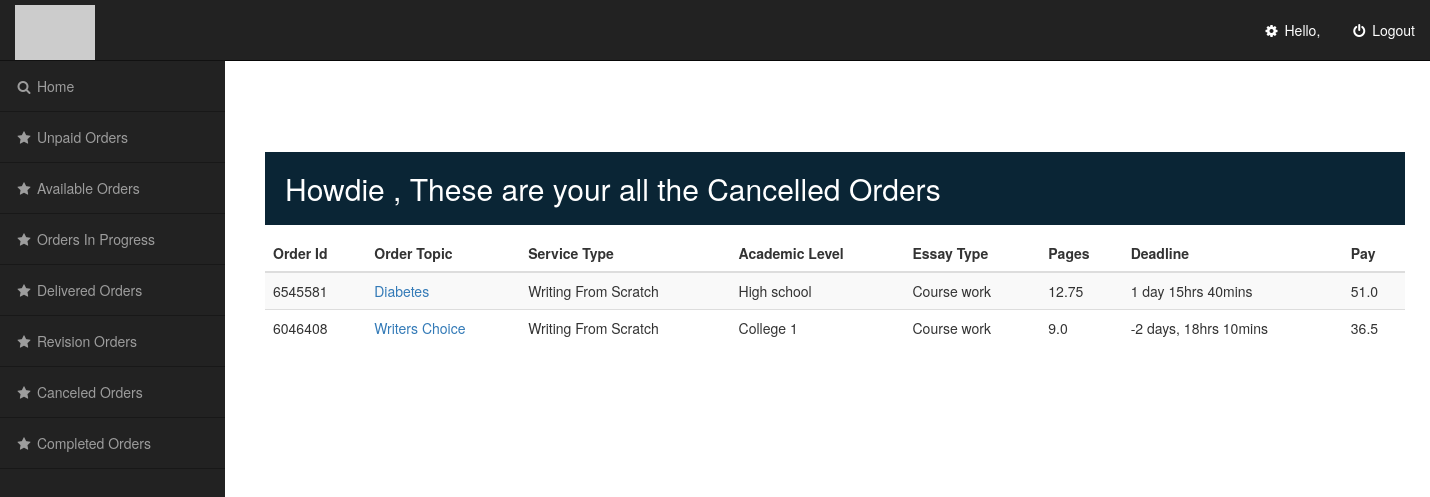
The page /order/admincancelled/ (signed in) on the database its author committed.
### orders/models.py (models this page shows, shortened)
class AbstractDateModel(models.Model):
    date_added = models.DateTimeField(auto_now_add=True, blank=True, null=True)
    date_updated = models.DateTimeField(auto_now=True, blank=True, null=True)
    class Meta:
        abstract = True

class Order(AbstractDateModel):
    WRITING_FROM_SCRATCH_CPP = "6.00"
    EDITING_AND_REVISION_CPP = "0.50"
    Type_of_service = (
        (WRITING_FROM_SCRATCH_CPP, 'Writing From Scratch'),
        (EDITING_AND_REVISION_CPP, 'Editing And Revision'),
    )
    HIGH_SCHOOL_CPP = "1.00"
    COLLEGE_1_CPP = "2.00"
    COLLEGE_2_CPP = "2.50"
    MASTERS_CPP = "3.50"
    PHD_CPP = "4.5"
    Academic_level = (
        (HIGH_SCHOOL_CPP, 'High school'),
        (COLLEGE_1_CPP, 'College 1'),
        (COLLEGE_2_CPP, 'college 2'),
        (MASTERS_CPP, 'Masters'),
        (PHD_CPP, 'Phd'),
    )
    ESSAY_ANY_TYPE = "0.0"
    ADMISSION_ESSAY = "0.25"
    ANNOINTED_BIBLIOGRAPHY = "0.25"
    ARTICLE_REVIEW = "0.25"
    BOOK_REVIEW = "0.25"
    BUSINESS_PLAN = "0.25"
    CASE_STUDY = "0.25"
    COURSE_WORK = "0.25"
    CREATIVE_WRITING = "0.50"
    CRITICAL_WRITING = "1.25"
    PRESENTATION = "0.0"
    SPEECH = "1.0"
    RESEARCH_PROPOSAL = "2.5"
    RESEARCH_PAPER = "1.5"
    TERM_PAPER = "0.75"
    THESIS = "3.0"
    DISSERTATION = "4.0"
    Essay_type = [
        (ESSAY_ANY_TYPE, 'Essay any type'),
        (ADMISSION_ESSAY, 'Admission essay'),
        (ANNOINTED_BIBLIOGRAPHY, 'Annointed bibliography'),
        (ARTICLE_REVIEW, 'Article review'),
        (BOOK_REVIEW, 'Book review'),
        (BUSINESS_PLAN, 'Business plan'),
        (CASE_STUDY, 'Case study'),
        (COURSE_WORK, 'Course work'),
        (CREATIVE_WRITING, 'Creative writing'),
        (CRITICAL_WRITING, 'Critical writing'),
        (PRESENTATION, 'Presentation'),
        (SPEECH, 'Speech'),
        (RESEARCH_PROPOSAL, 'Research proposal'),
        (RESEARCH_PAPER, 'Research paper'),
        (TERM_PAPER, 'Term paper'),
        (THESIS, 'Thesis'),
        (DISSERTATION, 'Dissertation'),
    ]
    ACCOUNTING = "4.00"
    African_American_study = "1.25"
    Architecture = "4.00"
    Anthropology = "1.25"
    Business = "1.25"
    Art = "1.25"
    Chemistry = "4.00"
    Computer = "4.00"
    Engineering = "4.00"
    Mathematics = "4.00"
    Economics = "4.00"
    Finance = "4.00"
    Physics = "4.00"
    Music = "2.00"
    Law = "5.00"
    Communication = "1.25"
    Education = "1.25"
    Ethics = "1.25"
    Environmental = "1.25"
    Geography = "3.25"
    Health = "1.25"
    History = "1.25"
    International = "1.25"
    Linguistics = "1.25"
    Management = "1.25"
    Marketing = "1.25"
    Psychology = "1.25"
    Nursing = "1.25"
    Nutrition = "1.25"
    Philosophy = "1.25"
    Political = "1.25"
    Sports = "1.25"
    Sociology = "1.25"
    Religion = "1.25"
    Technology = "4.25"
    Tourism = "1.25"
    Subject = (
        (ACCOUNTING, 'Accounting'),
        (African_American_study, 'African American study'),
        (Architecture, 'Architecture'),
        (Anthropology, 'Anthropology'),
        (Business, 'Business and entrepreneur'),
        (Art, 'Art theater films'),
        (Chemistry, 'Chemistry'),
        (Communication, 'Communication strategies'),
        (Computer, 'Computer science'),
        (Economics, 'Economics'),
        (Education, 'Education'),
        (Engineering, 'Engineering'),
        (Ethics, 'Ethics'),
        (Environmental, 'Environmental issues'),
        (Finance, 'Finance'),
        (Geography, 'Geography'),
        (Health, 'Health care'),
        (History, 'History'),
        (International, 'International public relationship'),
        (Law, 'Law'),
        (Linguistics, 'Linguistics'),
        (Management, 'Management'),
        (Marketing, 'Marketing'),
        (Mathematics, 'Mathematics'),
        (Music, 'Music'),
        (Nursing, 'Nursing'),
        (Nutrition, 'Nutrition'),
        (Philosophy, 'Philosophy'),
        (Physics, 'Physics'),
        (Political, 'Political Science'),
        (Psychology, 'Psychology'),
        (Religion, 'Religion And Theology'),
        (Sports, 'Sports'),
        (Sociology, 'Sociology'),
        (Technology, 'Technology'),
        (Tourism, 'Tourism'),
    )
    References = (
        ('Mla', 'Mla'),
        ('Apa', 'Apa'),
        ('Harvard', 'Harvard'),
        ('Chicago', 'Chicago'),
        ('Other', 'Other'),
    )
    spacing = (
        ('Single', 'Single'),
        ('Double', 'Double'),
    )
    order_status_options = (
        ('Pending Payment', 'Pending Payment'),
        ('Paid', 'Paid'),
        ('Writer Assigned', 'Writer Assigned'),
        ('Delivered', 'Delivered'),
        ('Revision', 'Revision'),
        ('Cancelled', 'Cancelled'),
        ('Completed', 'Completed'),
    )
    FOUR_HOURS = "6.0"
    SIX_HOURS = "5.50"
    EIGHT_HOURS = "5.25"
    TWELVE_HOURS = "5.0"
    TWENTY_FOUR_HOURS = "4.75"
    TWO_DAYS = "4.50"
    THREE_DAYS = "4.25"
    FOUR_DAYS = "4.00"
    FIVE_DAYS = "3.75"
    SIX_DAYS = "3.50"
    ONE_WEEK = "3.25"
    order_deadline_options = (
        (FOUR_HOURS, '4'),
        (SIX_HOURS, '6'),
        (EIGHT_HOURS, '8'),
        (TWELVE_HOURS, '12'),
        (TWENTY_FOUR_HOURS, '24'),
        (TWO_DAYS, '48'),
        (THREE_DAYS, '72'),
        (FOUR_DAYS, '96'),
        (FIVE_DAYS, '120'),
        (SIX_DAYS, '144'),
        (ONE_WEEK, '168'),
    )
    RATINGS = (
        ('0', 'Not Rated'),
        ('1', '1'),
        ('2', '2'),
        ('3', '3'),
        ('4', '4'),
        ('5', '5'),
    )
    def random_string():
        return str(random.randint(1000000, 9999999))
    id = models.CharField(primary_key=True, default=random_string, editable=False, max_length=100000000000)
    topic = models.CharField(max_length=60, null=False, default='Writers Choice')
    service_type = models.CharField(max_length=300, null=False, choices=Type_of_service,
                                    default=WRITING_FROM_SCRATCH_CPP)
    academic_level = models.CharField(choices=Academic_level, default=COLLEGE_1_CPP, max_length=300)
    essay_type = models.CharField(choices=Essay_type, max_length=300, default=(CASE_STUDY))
    subject = models.CharField(choices=Subject, max_length=300, default=(ACCOUNTING))
    bid_statement = models.TextField(default='', null=True)
    number_of_pages = models.IntegerField(default='2')
    deadline = models.CharField(choices=order_deadline_options, max_length=300, null=True, default=("2.00"))
    Paper_Instruction = models.TextField(default='', null=True)
    references = models.CharField(choices=References, max_length=300, default=('SOME STRING'))
    spacing = models.CharField(choices=spacing, max_length=300, default=('SOME STRING'))
    Paper_heading = models.CharField(max_length=60, null=True, default='This is the Paper on:')
    Paperdetails = models.TextField(default='', null=True)
    revision_comment = models.TextField(default='', null=True)
    file_upload = models.FileField(null=True, blank=True)
    number_of_references = models.IntegerField(default='')
    pub_date = models.DateTimeField(auto_now=False, auto_now_add=True)
    order_status = models.CharField(choices=order_status_options, default='Pending Payment', max_length=300)
    customer = models.ForeignKey(Client, null=True, on_delete=models.SET_NULL)
    writer = models.ForeignKey(Writers, null=True, related_name='orders', on_delete=models.SET_NULL)
    support = models.ForeignKey(Support, null=True, on_delete=models.SET_NULL)
    rating = models.CharField(choices=RATINGS, default='0', max_length=1)
    @property
    def calculate_total_price(self):
        order_price = round(
            (float(self.service_type) + float(self.essay_type) + float(self.academic_level) + float(self.subject) + float(self.deadline)) * int(
                self.number_of_pages), 2)
        return order_price
    @property
    def writer_pay(self):
        writerpay = round(int(self.calculate_total_price) / 4, 2)
        return writerpay
    @property
    def show_essay_type(self):
        return self.get_essay_type_display()
    @property
    def show_service_type(self):
        return self.get_service_type_display()
    @property
    def show_academic_level(self):
        return self.get_academic_level_display()
    @property
    def show_deadline(self):
        deadline = self.date_added + timedelta(hours=int(self.get_deadline_display()))
        if deadline - timezone.now() > timedelta(days=1):
            remaining_time = str(deadline - timezone.now()).split(", ")
            return remaining_time[0] + " " + remaining_time[1].split(":")[0] + 'hrs ' + remaining_time[1].split(":")[
                1] + 'mins '
        elif deadline - timezone.now() < timedelta(days=1):
            return str(deadline - timezone.now()).split(":")[0] + 'hrs ' + str(deadline - timezone.now()).split(":")[
                1] + 'mins '
        else:
            return str(deadline - timezone.now()).split(":")[0] + 'mins '

### orders/views.py (the view)
# urls.py: path('order/admincancelled/', views.admincancelled, name='admincancelled'),
@login_required(login_url='writer_login')
def admincancelled(request):
    orders = Order.objects.all().order_by('-pub_date')
    orders_in_bided = orders.filter(order_status='Cancelled')
    return render(request, 'admin_cancelled.html', {'orders_in_bided': orders_in_bided})

### orders/templates/admin_cancelled.html (shortened to what this page needs)
{% load static %}
<!DOCTYPE html>
<html lang="en">
<head>
    <link href="//maxcdn.bootstrapcdn.com/bootstrap/3.3.0/css/bootstrap.min.css" rel="stylesheet" id="bootstrap-css">
</head>
<body>
<div id="wrapper">
    <nav class="navbar navbar-inverse navbar-fixed-top" role="navigation">
        <div class="navbar-header">
            <a class="navbar-brand" href="https://bryanrojasq.wordpress.com">
                <img src="http://placehold.it/200x50&text=LOGO" alt="LOGO">
            </a>
        </div>
        <ul class="nav navbar-right top-nav">
             <li><a><i class="fa fa-fw fa-cog"></i> Hello, {{writer_name}}</a></li>
             <li><a href="{% url 'admin_logout' %}"><i class="fa fa-fw fa-power-off"></i> Logout</a></li>
        </ul>
        <div class="collapse navbar-collapse navbar-ex1-collapse">
            <ul class="nav navbar-nav side-nav">
                <li>
                    <a href="{% url 'admin'  %}" data-toggle="collapse" data-target="#submenu-1"><i class="fa fa-fw fa-search"></i> Home </a>
                </li>
                <li>
                    <a href="{% url 'adminunpaid'  %}" data-toggle="collapse" data-target="#submenu-2"><i class="fa fa-fw fa-star"></i> Unpaid Orders</a>
                </li>
                <li>
                    <a href="{% url 'adminbidded'  %}" data-toggle="collapse" data-target="#submenu-2"><i class="fa fa-fw fa-star"></i> Available Orders</a>
                </li>
                <li>
                    <a href="{% url 'admin_progress'  %}" data-toggle="collapse" data-target="#submenu-2"><i class="fa fa-fw fa-star"></i> Orders In Progress</a>
                </li>
                <li>
                    <a href="{% url 'admindelivered'  %}" data-toggle="collapse" data-target="#submenu-2"><i class="fa fa-fw fa-star"></i> Delivered Orders</a>
                </li>
                <li>
                    <a href="{% url 'adminrevision'  %}" data-toggle="collapse" data-target="#submenu-2"><i class="fa fa-fw fa-star"></i> Revision Orders</a>
                </li>
                <li>
                    <a href="{% url 'admincancelled'  %}" data-toggle="collapse" data-target="#submenu-2"><i class="fa fa-fw fa-star"></i> Canceled Orders</a>
                </li>
                <li>
                    <a href="{% url 'admincompleted'  %}" data-toggle="collapse" data-target="#submenu-2"><i class="fa fa-fw fa-star"></i> Completed Orders</a>
                </li>
            </ul>
        </div>
    </nav>
<br>
    <br>
    <br>
    <div id="page-wrapper">
        <div class="container-fluid">
<div class="container">
    <div style="background: #0a2535;">
			<h2 style="font-weight: 20px; color: white; padding: 20px;"> Howdie , These are your all the Cancelled Orders</h2>
    </div>
  <table class="table table-striped ">
    <thead>
      <tr>
        <th>Order Id</th>
        <th>Order Topic</th>
        <th>Service Type</th>
        <th>Academic Level</th>
        <th>Essay Type</th>
        <th>Pages</th>
        <th>Deadline</th>
        <th>Pay</th>
      </tr>
    </thead>
    <tbody>
        {% for i in orders_in_bided %}
        <tr>
          <td>{{i.id}}</td>
            <td><a href="{% url 'Writer_order_details' i.id %}"> {{i.topic}}</a></td>
           <td>{{i.show_service_type}}</td>
          <td>{{i.show_academic_level}}</td>
          <td>{{i.show_essay_type}}</td>
          <td>{{i.writer_pay}}</td>
          <td>{{i.show_deadline}}</td>
          <td>{{i.calculate_total_price}}</td>
          </tr>
        {% empty %}
        <tr>
            <td style="color: green;" colspan="8" >Sorry No Orders To Show<td>
        </tr>
        {% endfor %}
    </tbody>
  </table>
                </div>
              </div>
            </div>
    </div>
</body>
</html>

### orders/templates/admin_cancelled.html (style rules this page uses)
@media (min-width:768px) { body { margin-top: 50px; } }
#wrapper { padding-left: 0; }
#page-wrapper { width: 100%; padding: 0; background-color: #fff; }
@media (min-width:768px) { #wrapper { padding-left: 225px; } }
@media (min-width:768px) { #page-wrapper { padding: 22px 10px; } }
.top-nav { padding: 0 15px; }
.top-nav>li { display: inline-block; float: left; }
.top-nav>li>a { padding-top: 20px; padding-bottom: 20px; line-height: 20px; color: #fff; }
@media (min-width:768px) { .side-nav { position: fixed; top: 60px; left: 225px; width: 225px; margin-left: -225px; border: none; border-radius: 0; border-top: 1px rgba(0,0,0,.5) solid; overflow-y: auto; background-color: #222; bottom: 0; overflow-x: hidden; padding-bottom: 40px; } }
@media (min-width:768px) { .side-nav>li>a { width: 225px; border-bottom: 1px rgba(0,0,0,.3) solid; } }
.navbar-brand { padding: 5px 15px; }

### rows shown on the page
Order: id "6545581", topic "Diabetes", show_service_type "Writing From Scratch", show_academic_level "High school", show_essay_type "Course work", writer_pay "12.75", show_deadline "1 day 15hrs 40mins", calculate_total_price "51.0"
Order: id "6046408", topic "Writers Choice", show_service_type "Writing From Scratch", show_academic_level "College 1", show_essay_type "Course work", writer_pay "9.0", show_deadline "-2 days, 18hrs 10mins", calculate_total_price "36.5"
